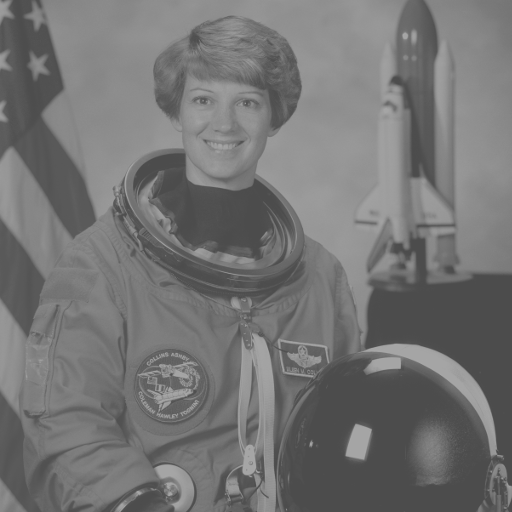
#> input picture input_low_contrast.png, 512 x 512 px
$ jupyter execute PCD_Assignment02.ipynb
#> lines starting #> are read from the running program, lines starting #| are printed output that depends on the picture
# Pencitraan digital 2
## Image enhancement using histogram equalization

**Name:** Farrel Anggito Baswara Marpaung
**NIM:** 25/559096/PA/23506

This experiment improves a low-contrast grayscale image using **histogram equalization**.
I compare the image and its histogram before and after enhancement. The explanation
focuses on what can be seen in the images and graphs.

The input is a deliberately reduced-contrast version of a NASA sample photograph.
It is included in `images/input_low_contrast.png`. The unmodified color source photograph
is also included for attribution, but the enhancement is applied to the low-contrast input.

## Before running

Extract the complete ZIP, open this notebook from the extracted folder, and run the cells
from top to bottom. Install the required packages with:

```bash
python -m pip install -r requirements.txt
```

In Google Colab, upload and extract the ZIP, then change the working directory to
`Pencitraan_digital_2_Simple` before running. Alternatively, change `image_path` in Section 2
to the location of your own image. No Google Drive connection is required by this notebook.

## 1. Import the libraries

OpenCV reads and enhances the image. Matplotlib displays the images and histograms.
Path helps organize the input and output files.

[cell 1]
import cv2
import matplotlib.pyplot as plt
from pathlib import Path

Path("figures").mkdir(exist_ok=True)
Path("images").mkdir(exist_ok=True)

## 2. Load the low-contrast image

`cv2.IMREAD_GRAYSCALE` loads the image in grayscale. Each pixel has a brightness value
from 0 to 255. The image is already grayscale, so no separate color conversion is needed.

Change `image_path` if you want to use a different image.

[cell 2]
from google.colab import files
import cv2

uploaded = files.upload()
#> the answer given: input_low_contrast.png
image_path = next(iter(uploaded))

gray = cv2.imread(image_path, cv2.IMREAD_GRAYSCALE)
#> gray is the input picture: shape (512, 512); min 76, max 166, mean 115.9

if gray is None:
    raise ValueError("The uploaded file could not be read as an image.")

print("Image loaded successfully.")
print("Image size:", gray.shape)
#| Image size: (512, 512)

## 3. Display the original input

The input looks gray and faded. Differences between the darker and brighter areas are
relatively weak. Here, **original input** means the low-contrast image before enhancement.

We keep the display range at 0 to 255 in every image. Otherwise, automatic display scaling
could make a low-contrast image appear to have stronger contrast than it really has.

[cell 3]
plt.figure(figsize=(6, 6))
plt.imshow(gray, cmap="gray", vmin=0, vmax=255)
plt.title("Original input: low contrast")
plt.axis("off")
plt.tight_layout()
plt.show()

## 4. Display the original histogram

**How to read it:**

- The horizontal axis shows brightness: dark pixels on the left, bright pixels on the right.
- The vertical axis shows how many pixels have each brightness value.
- Taller bars mean more pixels at that brightness.
- A narrow occupied range means the image uses only a small part of the available brightness range.

**What the code means:** `gray.ravel()` puts all the image pixels into one long list.
`bins=256` gives one bin for each possible 8-bit brightness value. `range=(0, 256)` includes
the values from 0 through 255.

[cell 4]
plt.figure(figsize=(9, 4))
plt.hist(gray.ravel(), bins=256, range=(0, 256), color="steelblue")
plt.title("Histogram before enhancement")
plt.xlabel("Pixel intensity: 0 = black, 255 = white")
plt.ylabel("Number of pixels")
plt.xlim(0, 256)
plt.tight_layout()
plt.savefig("figures/histogram_before.png", dpi=150)
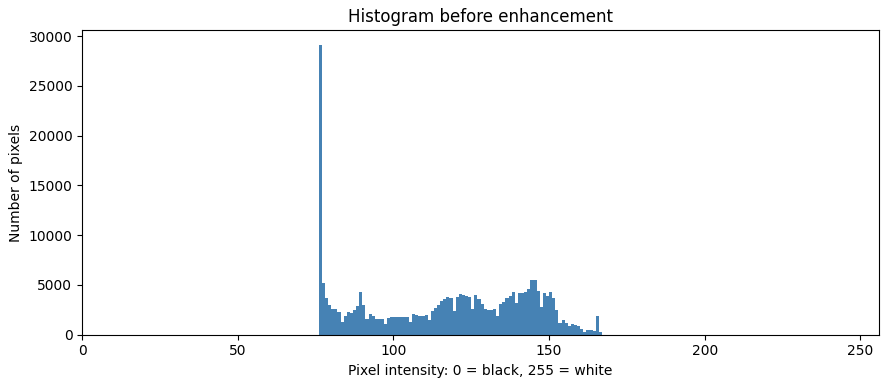
#> figure drawn by matplotlib, 1 panel; tallest bar 29129 high, from x = 76 to 77
plt.show()

## 5. Apply histogram equalization

Histogram equalization changes pixel brightness values to make better use of the available
brightness range. It can make differences between dark and bright regions easier to see.

OpenCV performs the calculation with the single function below. The pixel positions and
image dimensions stay the same; their brightness values change.

[cell 5]
equalized = cv2.equalizeHist(gray)
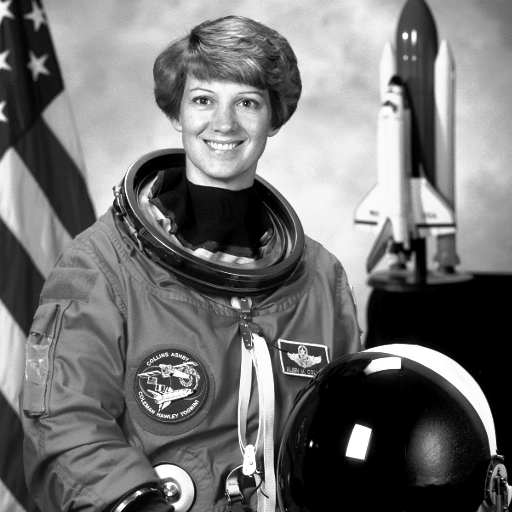
#> equalized: shape (512, 512); min 0, max 255, mean 114.9

## 6. Display the enhanced image

Compare the face, clothing, background, and dark helmet with the original input. The
enhanced image has stronger separation between dark and bright areas.

[cell 6]
plt.figure(figsize=(6, 6))
plt.imshow(equalized, cmap="gray", vmin=0, vmax=255)
plt.title("After histogram equalization")
plt.axis("off")
plt.tight_layout()
plt.show()

## 7. Display the enhanced histogram

The occupied brightness levels now extend across a wider range. The histogram can still
have spikes and empty gaps. **Histogram equalization does not guarantee perfectly equal
bar heights**, especially when the input contains only a limited number of brightness levels.

[cell 7]
plt.figure(figsize=(9, 4))
plt.hist(equalized.ravel(), bins=256, range=(0, 256), color="darkorange")
plt.title("Histogram after enhancement")
plt.xlabel("Pixel intensity: 0 = black, 255 = white")
plt.ylabel("Number of pixels")
plt.xlim(0, 256)
plt.tight_layout()
plt.savefig("figures/histogram_after.png", dpi=150)
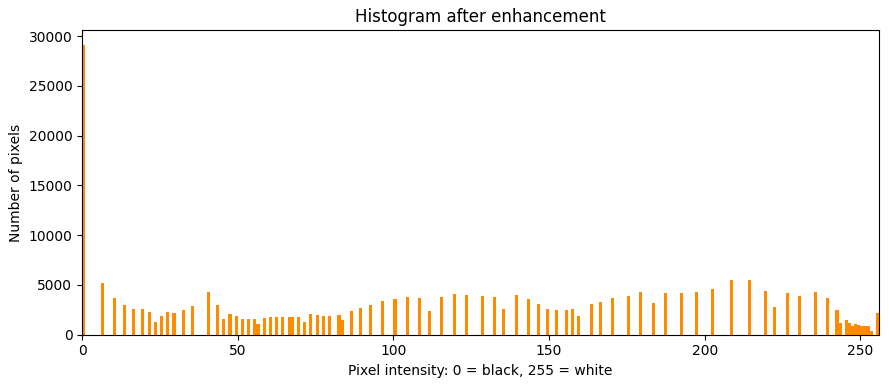
#> figure drawn by matplotlib, 1 panel; tallest bar 29129 high, from x = 0 to 1
plt.show()

## 8. Compare the images and histograms

The images use the same brightness display limits. The two histograms below also share
the same horizontal and vertical scales, so their bar heights can be compared directly.
Use this figure when explaining the result in class.

[cell 8]
fig, axes = plt.subplots(2, 2, figsize=(11, 9))

axes[0, 0].imshow(gray, cmap="gray", vmin=0, vmax=255)
axes[0, 0].set_title("Before: low-contrast input")
axes[0, 0].axis("off")

axes[0, 1].imshow(equalized, cmap="gray", vmin=0, vmax=255)
axes[0, 1].set_title("After: histogram equalization")
axes[0, 1].axis("off")

axes[1, 0].hist(gray.ravel(), bins=256, range=(0, 256), color="steelblue")
axes[1, 1].hist(equalized.ravel(), bins=256, range=(0, 256), color="darkorange")

shared_max = max(axes[1, 0].get_ylim()[1], axes[1, 1].get_ylim()[1])
for ax in axes[1]:
    ax.set_xlim(0, 256)
    ax.set_ylim(0, shared_max)
    ax.set_xlabel("Pixel intensity")
    ax.set_ylabel("Number of pixels")

axes[1, 0].set_title("Histogram before")
axes[1, 1].set_title("Histogram after")

plt.tight_layout()
plt.savefig("figures/before_after_comparison.png", dpi=160)
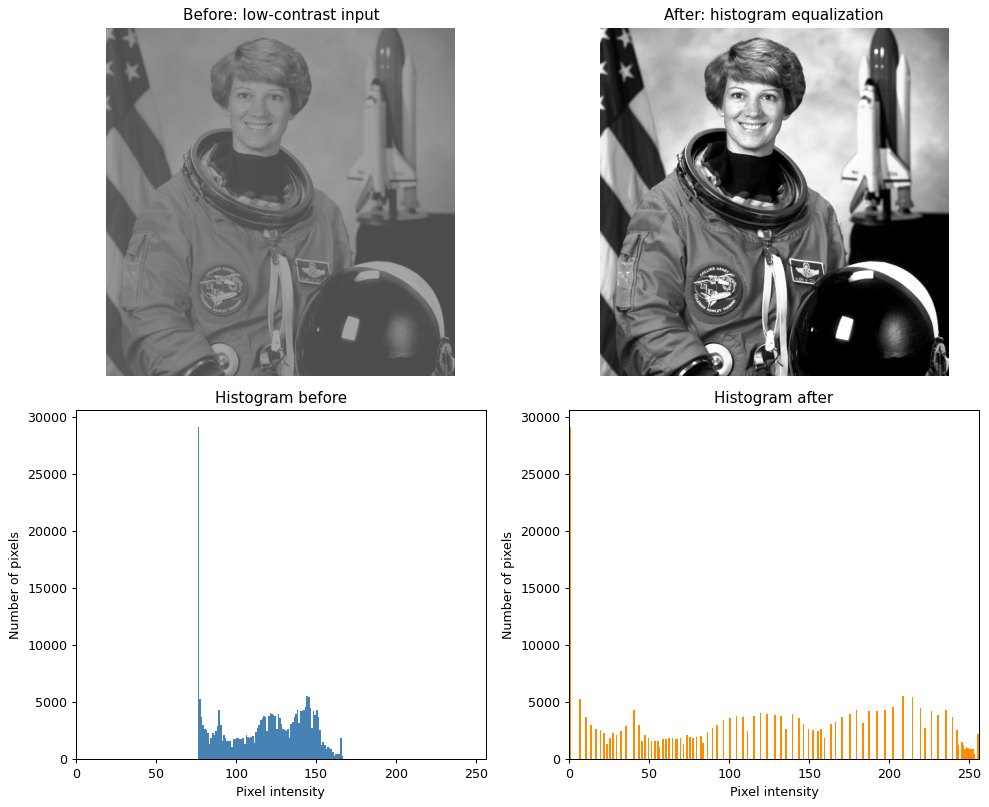
#> figure drawn by matplotlib, 4 panels; panel 3: tallest bar 29129 high, from x = 76 to 77; panel 4: tallest bar 29129 high, from x = 0 to 1
plt.show()

## 9. Save the images

PNG preserves the processed pixel values without JPEG compression. The before-and-after
histograms and the combined comparison figure have already been saved in `figures/`.

[cell 9]
saved_before = cv2.imwrite("images/original_gray.png", gray)
saved_after = cv2.imwrite("images/histogram_equalized.png", equalized)

if not (saved_before and saved_after):
    raise OSError("An output image could not be saved.")

print("Images and histogram figures saved successfully.")
print("Brightness values before:", int(gray.min()), "to", int(gray.max()))
#| Brightness values before: 76 to 166
print("Brightness values after:", int(equalized.min()), "to", int(equalized.max()))
#| Brightness values after: 0 to 255
